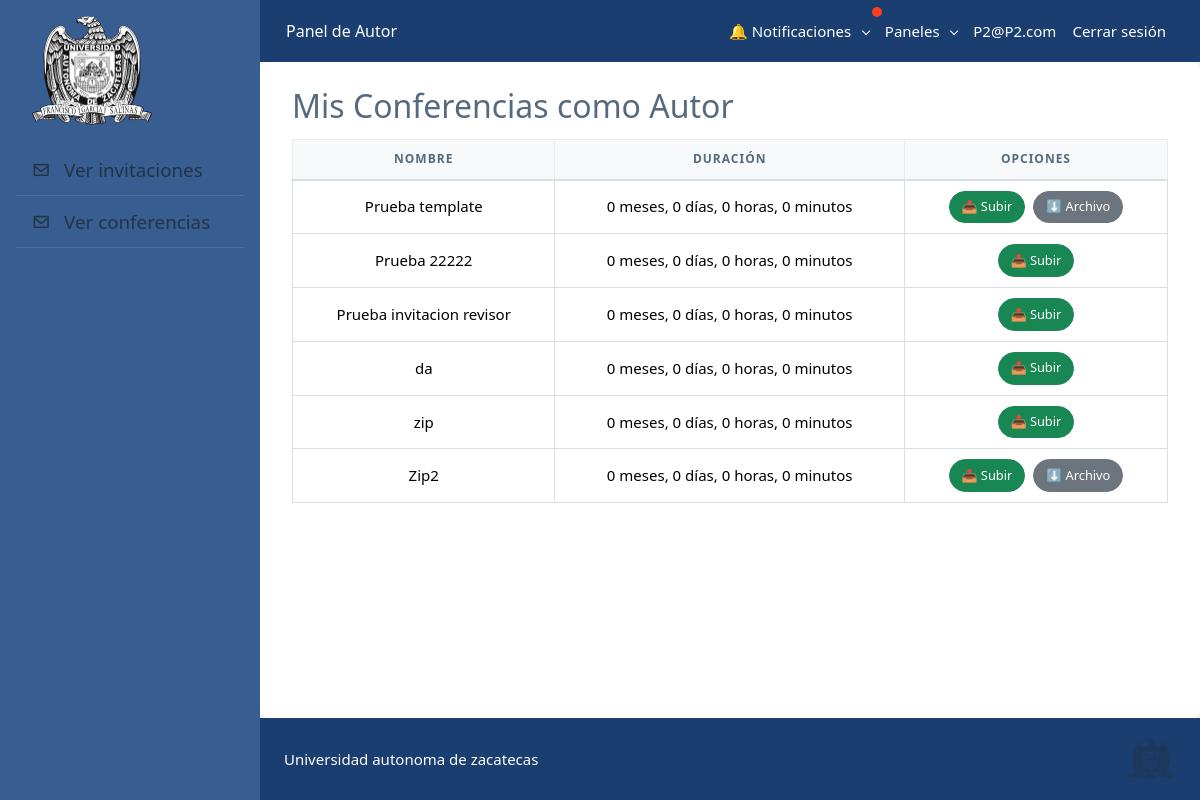
The page /conferencias/conferencias/autor/ (signed in) on the database its author committed.
### usuarios/models.py (models this page shows, shortened)
class CustomUser(AbstractUser):
    area_conocimiento = models.CharField(max_length=50, choices=AREAS_CONOCIMIENTO)
    nombre = models.CharField(max_length=100)
    apellidos = models.CharField(max_length=100)
    email = models.EmailField(unique=True)
    username = models.EmailField(unique=True)  # Usamos el correo como username

### conferencia/models.py (models this page shows, shortened)
class Conferencia(models.Model):
    nombre = models.CharField(max_length=255)
    meses = models.IntegerField(default=0)
    dias = models.IntegerField(default=0)
    horas = models.IntegerField(default=0)
    minutos = models.IntegerField(default=0)
    organizador = models.ForeignKey(
        settings.AUTH_USER_MODEL,
        on_delete=models.SET_NULL,
        null=True,
        blank=True,
        related_name='conferencias_organizadas'
    )
    categoria = models.CharField(max_length=50, choices=AREAS_CONOCIMIENTO)
    estado_revision = models.CharField(max_length=20, choices=[("aceptado", "Aceptado"), ("rechazado", "Rechazado")], blank=True, null=True)
    trabajo_reportado = models.BooleanField(default=False)
    autor = models.ForeignKey(
        settings.AUTH_USER_MODEL,
        on_delete=models.SET_NULL,
        null=True,
        blank=True,
        related_name='conferencias_autorias'
    )
    archivo_zip = models.FileField(upload_to='conferencias_zips/', null=True, blank=True, validators=[FileExtensionValidator(['zip'])])

### conferencia/views.py (the view)
# urls.py: path('conferencias/autor/', views.conferencias_autor, name='conferencias_autor'),
@login_required
def conferencias_autor(request):
    conferencias = Conferencia.objects.filter(autor=request.user)
    return render(request, 'conferencia/conferencias_autor.html', {'conferencias': conferencias})

### notificaciones/context_processors.py (called while the page is built)
def notificaciones_usuario(request):
    from .models import Notificacion
    if request.user.is_authenticated:
        no_leidas = Notificacion.objects.filter(usuario=request.user, leida=False).count()
        notificaciones = Notificacion.objects.filter(usuario=request.user).order_by('-fecha')[:5]  # últimas 5
    else:
        no_leidas = 0
        notificaciones = []
    return {
        'notificaciones_no_leidas': no_leidas,
        'notificaciones_usuario': notificaciones
    }

### conferencia/templates/conferencia/conferencias_autor.html (shortened to what this page needs)
{% extends 'usuarios/vistaAutor.html' %}
{% block content %}
<h2>Mis Conferencias como Autor</h2>
<div class="table-responsive">
  <table class="table table-bordered align-middle table-hover">
    <thead class="table-light">
      <tr>
        <th>Nombre</th>
        <th>Duración</th>
        <th class="text-center">Opciones</th>
      </tr>
    </thead>
    <tbody>
      {% for conf in conferencias %}
        <tr>
          <td>{{ conf.nombre }}</td>
          <td>{{ conf.meses }} meses, {{ conf.dias }} días, {{ conf.horas }} horas, {{ conf.minutos }} minutos</td>
          <td class="text-center">
            <div class="d-flex flex-wrap justify-content-center gap-2">
              <a href="{% url 'subir_documentos' conf.id %}" class="btn btn-outline-success btn-sm">📤 Subir</a>
              {% if conf.archivo_zip %}
                <a href="{{ conf.archivo_zip.url }}" class="btn btn-outline-secondary btn-sm" download>⬇️ Archivo</a>
              {% endif %}
            </div>
          </td>
        </tr>
      {% empty %}
        <tr>
          <td colspan="3" class="text-center text-muted">No se han registrado conferencias hasta el momento.</td>
        </tr>
      {% endfor %}
    </tbody>
  </table>
</div>
{% endblock %}

### home/templates/base.html (shortened to what this page needs)
{% load static %}
<!DOCTYPE html>
<html lang="es">
<head>
  <link rel="stylesheet" href="{% static 'assets/bootstrap/css/bootstrap.min.css' %}" />
  <link rel="stylesheet" href="{% static 'assets/vendor/css/core.css' %}" />
  <link rel="stylesheet" href="{% static 'assets/vendor/css/theme-default.css' %}" />
  <link rel="stylesheet" href="{% static 'assets/vendor/fonts/boxicons.css' %}" />
  <link rel="stylesheet" href="{% static 'assets/css/demo.css' %}" />
  <link rel="stylesheet" href="{% static 'assets/css/custom.css' %}" />
  <link rel="stylesheet" href="{% static 'assets/vendor/libs/perfect-scrollbar/perfect-scrollbar.css' %}" />
</head>
<body>
  <div class="layout-wrapper layout-content-navbar ">
    <div class="layout-container">
      <aside id="layout-menu" class="layout-menu menu-vertical bg-secondary">
        <div class="app-brand py-3">
          <a href="#" class="app-brand-link">
            <img src="{% static 'assets/img/footer/logouaznegro.png' %}" width="120" />
          </a>
        </div>
          <ul class="menu-inner py-1">
            {% block sidebar_extra %}{% endblock %}
          </ul>
      </aside>
      <div class="layout-page">
        <nav class="layout-navbar navbar navbar-expand-xl bg-navbar-theme">
          <div class="container-fluid">
            <span class="navbar-brand mb-0 h1">{% block headerpagina %}Panel principal{% endblock %}</span>
            <ul class="navbar-nav ms-auto align-items-center">
            <li class="nav-item dropdown position-relative">
              <a class="nav-link dropdown-toggle text-dark" href="#" id="notificacionesDropdown" role="button"
                data-bs-toggle="dropdown" aria-expanded="false" onclick="marcarNotificacionesLeidas()">
                🔔 Notificaciones
                {% if notificaciones_no_leidas %}
                <span id="badgeNotificaciones" class="position-absolute top-0 start-100 translate-middle p-1 bg-danger border border-light rounded-circle">
                </span>
                {% endif %}
              </a>
            </li>
              <li class="nav-item dropdown">
                <a class="nav-link dropdown-toggle text-dark" href="#" id="panelDropdown" role="button" data-bs-toggle="dropdown" aria-expanded="false">
                  Paneles
                </a>
              </li>
              <li class="nav-item">
                <span class="nav-link text-dark">{{ request.user.username }}</span>
              </li>
              <li class="nav-item">
                <a class="nav-link text-dark" href="{% url 'logout' %}">Cerrar sesión</a>
              </li>
            </ul>
          </div>
        </nav>
        <div class="container-xxl flex-grow-1 container-p-y">
          {% block content %}{% endblock %}
        </div>
        {% block footer %}
        <footer class="content-footer footer bg-footer-theme text-center py-3">
          <div class="d-flex justify-content-between align-items-center px-4">
            <span>Universidad autonoma de zacatecas</span>
            <img src="{% static 'assets/img/footer/logouaz.png' %}" style="width: 50px;">
          </div>
        </footer>
        {% endblock %}
      </div>
    </div>
  </div>
</body>
</html>

### static/assets/css/custom.css (style rules this page uses)
body { font-family: 'Segoe UI', sans-serif; background-color: #F5F5F5; }
.layout-navbar { color: white; background-color: #1A3E6F !important; }
.layout-navbar .navbar-brand, .layout-navbar .nav-link, .layout-navbar span { color: white !important; }
.layout-menu { background-color: #385d91 !important; }
.container-xxl { background-color: #ffffff; padding: 2rem; border-radius: 8px; box-shadow: 0 2px 4px rgba(0, 0, 0, 0.05); }
.footer { background-color: #1A3E6F !important; color: white; }
:root { --color-primario: #1b1f3b; --color-secundario: #6c757d; --color-exito: #198754; --color-info: #0dcaf0; --color-borde: #e0e0e0; }
.btn-outline-custom, .btn-outline-success, .btn-outline-secondary, .btn-outline-info, .btn-outline-primary { color: white !important; font-weight: 500; }
.btn-outline-success { background-color: var(--color-exito); border-color: var(--color-exito); }
.btn-outline-secondary { background-color: var(--color-secundario); border-color: var(--color-secundario); }
.btn-sm { font-size: 0.8rem; padding: 0.35rem 0.75rem; border-radius: 20px; }
.table thead th { background-color: #f8f9fa; font-weight: 600; text-transform: uppercase; }

### rows shown on the page
CustomUser: user.username "P2@P2.com"
Conferencia: nombre "Prueba template", meses "0", dias "0", horas "0", minutos "0"
Conferencia: nombre "Prueba 22222", meses "0", dias "0", horas "0", minutos "0"
Conferencia: nombre "Prueba invitacion revisor", meses "0", dias "0", horas "0", minutos "0"
Conferencia: nombre "da", meses "0", dias "0", horas "0", minutos "0"
Conferencia: nombre "zip", meses "0", dias "0", horas "0", minutos "0"
Conferencia: nombre "Zip2", meses "0", dias "0", horas "0", minutos "0"
